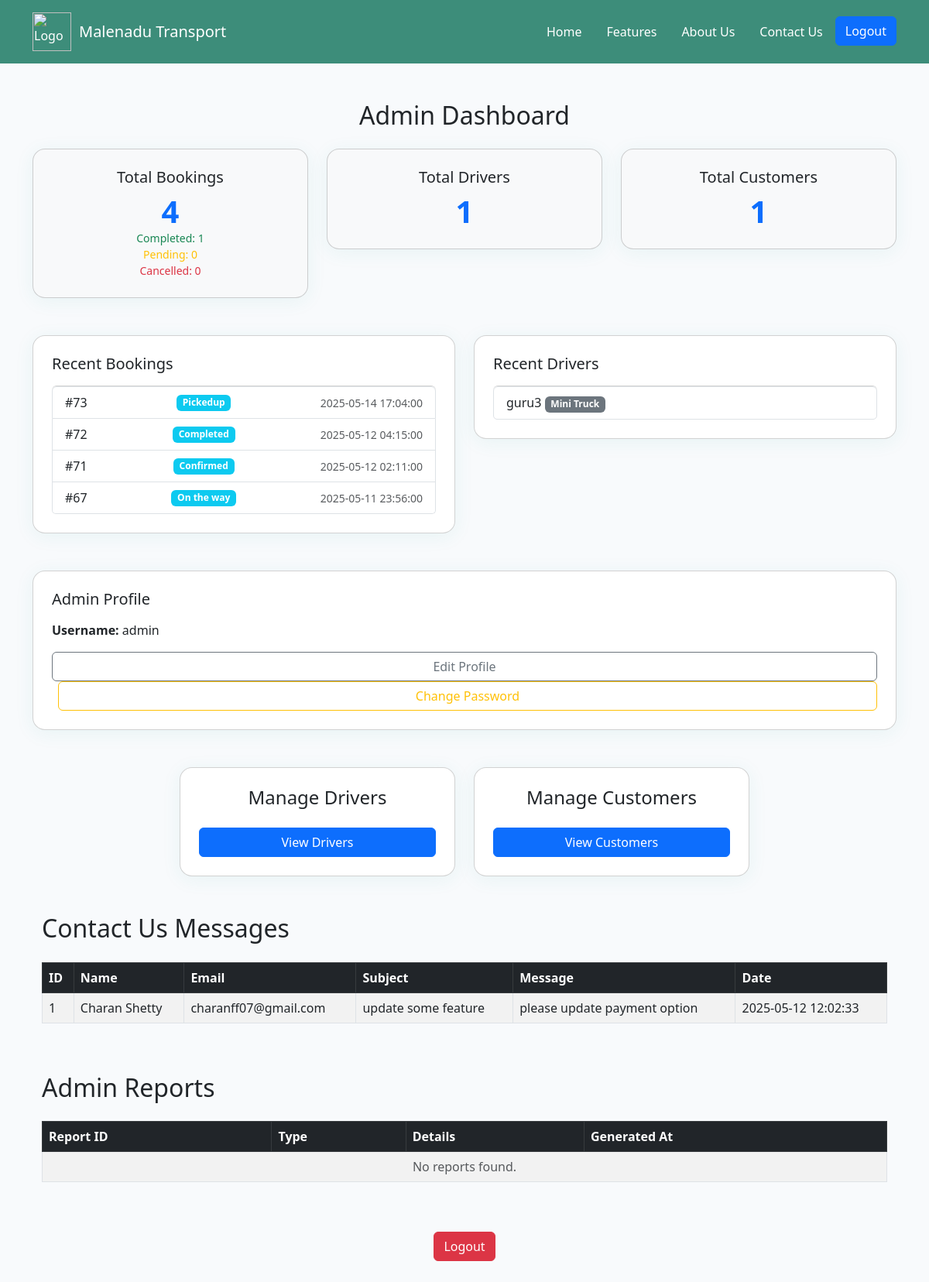
The app's page /admindashboard.php with its own data.
### tables this page shows
CREATE TABLE IF NOT EXISTS `bookings` (
  `booking_id` int NOT NULL AUTO_INCREMENT,
  `user_id` int NOT NULL,
  `customer_name` varchar(100) DEFAULT NULL,
  `phone_number` varchar(20) DEFAULT NULL,
  `vehicle_id` int NOT NULL,
  `pickup_location` text NOT NULL,
  `drop_location` text NOT NULL,
  `date` datetime NOT NULL,
  `status` enum('pending','confirmed','on the way','reached','pickedup','delivered','completed','cancelled') DEFAULT 'pending',
  `cancelled_at` datetime DEFAULT NULL,
  `price` decimal(10,2) NOT NULL,
  `created_at` timestamp NULL DEFAULT CURRENT_TIMESTAMP,
  `vehicle_type` varchar(50) NOT NULL,
  PRIMARY KEY (`booking_id`),
  KEY `customer_id` (`user_id`),
  KEY `vehicle_id` (`vehicle_id`)
);

CREATE TABLE IF NOT EXISTS `drivers` (
  `id` int NOT NULL AUTO_INCREMENT,
  `user_id` int NOT NULL,
  `name` varchar(255) NOT NULL,
  `license_no` varchar(255) NOT NULL,
  `vehicle_reg_no` varchar(255) NOT NULL,
  `vehicle_name` varchar(255) NOT NULL,
  `vehicle_type` varchar(50) DEFAULT NULL,
  `vehicle_photo` varchar(255) NOT NULL,
  `license_verified` tinyint(1) DEFAULT '0',
  `vehicle_verified` tinyint(1) DEFAULT '0',
  `per_km_price` decimal(10,2) DEFAULT NULL,
  `capacity` decimal(5,2) DEFAULT NULL COMMENT 'Capacity in tons',
  `taluk` varchar(100) DEFAULT NULL,
  PRIMARY KEY (`id`),
  KEY `idx_user_id` (`user_id`)
);

CREATE TABLE IF NOT EXISTS `contact_messages` (
  `id` int NOT NULL AUTO_INCREMENT,
  `name` varchar(100) NOT NULL,
  `email` varchar(100) NOT NULL,
  `subject` varchar(255) NOT NULL,
  `message` text NOT NULL,
  `created_at` timestamp NULL DEFAULT CURRENT_TIMESTAMP,
  PRIMARY KEY (`id`)
);

### admindashboard.php (the view, shortened to what this page needs)
<?php
include 'header.php';
include 'db_connect.php';
$booking_stats = [
    'total' => 0,
    'completed' => 0,
    'pending' => 0,
    'cancelled' => 0
];
$res = $conn->query("SELECT COUNT(*) as total, SUM(status='completed') as completed, SUM(status='pending') as pending, SUM(status='cancelled') as cancelled FROM bookings");
if ($row = $res->fetch_assoc()) {
    $booking_stats = $row;
}
$driver_stats = [
    'total' => 0
];
$res = $conn->query("SELECT COUNT(*) as total FROM drivers");
if ($row = $res->fetch_assoc()) {
    $driver_stats = $row;
}
$customer_stats = [
    'total' => 0
];
$res = $conn->query("SELECT COUNT(*) as total FROM users WHERE user_type='customer'");
if ($row = $res->fetch_assoc()) {
    $customer_stats = $row;
}
$messages = $conn->query("SELECT * FROM contact_messages ORDER BY created_at DESC");
?>
<!DOCTYPE html>
<html lang="en">
<head>
    <link href="https://cdn.jsdelivr.net/npm/bootstrap@5.3.0/dist/css/bootstrap.min.css" rel="stylesheet">
</head>
<body>
<div class="container py-5">
    <h2 class="mb-4 text-center">Admin Dashboard</h2>
    <div class="row mb-5">
        <div class="col-md-4">
            <div class="card dashboard-card p-4 text-center bg-light">
                <h5 class="mb-2">Total Bookings</h5>
                <div class="display-6 fw-bold text-primary"><?php echo $booking_stats['total']; ?></div>
                <div class="small text-success">Completed: <?php echo $booking_stats['completed']; ?></div>
                <div class="small text-warning">Pending: <?php echo $booking_stats['pending']; ?></div>
                <div class="small text-danger">Cancelled: <?php echo $booking_stats['cancelled']; ?></div>
            </div>
        </div>
        <div class="col-md-4">
            <div class="card dashboard-card p-4 text-center bg-light">
                <h5 class="mb-2">Total Drivers</h5>
                <div class="display-6 fw-bold text-primary"><?php echo $driver_stats['total']; ?></div>
            </div>
        </div>
        <div class="col-md-4">
            <div class="card dashboard-card p-4 text-center bg-light">
                <h5 class="mb-2">Total Customers</h5>
                <div class="display-6 fw-bold text-primary"><?php echo $customer_stats['total']; ?></div>
            </div>
        </div>
    </div>
    <div class="row mb-5">
        <div class="col-md-6">
            <div class="card dashboard-card p-4">
                <h5 class="mb-3">Recent Bookings</h5>
                <ul class="list-group">
                <?php
                $recent = $conn->query("SELECT booking_id, user_id, status, date FROM bookings ORDER BY date DESC LIMIT 5");
                if ($recent->num_rows > 0) {
                    while ($b = $recent->fetch_assoc()) {
                        echo '<li class="list-group-item d-flex justify-content-between align-items-center">#'.htmlspecialchars($b['booking_id']).' <span class="badge bg-info">'.htmlspecialchars(ucfirst($b['status'])).'</span> <span class="text-muted small">'.htmlspecialchars($b['date']).'</span></li>';
                    }
                } else {
                    echo '<li class="list-group-item">No recent bookings.</li>';
                }
                ?>
                </ul>
            </div>
        </div>
        <div class="col-md-6">
            <div class="card dashboard-card p-4">
                <h5 class="mb-3">Recent Drivers</h5>
                <ul class="list-group">
                <?php
                $recent = $conn->query("SELECT name, vehicle_type FROM drivers ORDER BY id DESC LIMIT 5");
                if ($recent->num_rows > 0) {
                    while ($d = $recent->fetch_assoc()) {
                        echo '<li class="list-group-item">'.htmlspecialchars($d['name']).' <span class="badge bg-secondary">'.htmlspecialchars($d['vehicle_type']).'</span></li>';
                    }
                } else {
                    echo '<li class="list-group-item">No recent drivers.</li>';
                }
                ?>
                </ul>
            </div>
        </div>
    </div>
    <div class="row mb-5">
        <div class="col-md-12">
            <div class="card dashboard-card p-4">
                <h5 class="mb-3">Admin Profile</h5>
                <p><b>Username:</b> <?php echo isset($_SESSION['admin_username']) ? htmlspecialchars($_SESSION['admin_username']) : 'admin'; ?></p>
                <a href="profile.php" class="btn btn-outline-secondary">Edit Profile</a>
                <a href="update_password.php" class="btn btn-outline-warning ms-2">Change Password</a>
            </div>
        </div>
    </div>
    <div class="row g-4 justify-content-center">
        <div class="col-md-4">
            <div class="card dashboard-card p-4 text-center">
                <h4>Manage Drivers</h4>
                <a href="managdriver.php" class="btn btn-primary mt-3">View Drivers</a>
            </div>
        </div>
        <div class="col-md-4">
            <div class="card dashboard-card p-4 text-center">
                <h4>Manage Customers</h4>
                <a href="managcustomer.php" class="btn btn-primary mt-3">View Customers</a>
            </div>
        </div>
    </div>
    <div class="container my-5">
        <h2 class="mb-4">Contact Us Messages</h2>
        <div class="table-responsive">
            <table class="table table-bordered table-striped">
                <thead class="table-dark">
                    <tr>
                        <th>ID</th>
                        <th>Name</th>
                        <th>Email</th>
                        <th>Subject</th>
                        <th>Message</th>
                        <th>Date</th>
                    </tr>
                </thead>
                <tbody>
                <?php if ($messages && $messages->num_rows > 0): ?>
                    <?php while ($row = $messages->fetch_assoc()): ?>
                    <tr>
                        <td><?php echo $row['id']; ?></td>
                        <td><?php echo htmlspecialchars($row['name']); ?></td>
                        <td><?php echo htmlspecialchars($row['email']); ?></td>
                        <td><?php echo htmlspecialchars($row['subject']); ?></td>
                        <td><?php echo nl2br(htmlspecialchars($row['message'])); ?></td>
                        <td><?php echo $row['created_at']; ?></td>
                    </tr>
                    <?php endwhile; ?>
                <?php else: ?>
                    <tr><td colspan="6" class="text-center text-muted">No messages found.</td></tr>
                <?php endif; ?>
                </tbody>
            </table>
        </div>
    </div>
    <div class="container my-5">
        <h2 class="mb-4">Admin Reports</h2>
        <div class="table-responsive">
            <table class="table table-bordered table-striped">
                <thead class="table-dark">
                    <tr>
                        <th>Report ID</th>
                        <th>Type</th>
                        <th>Details</th>
                        <th>Generated At</th>
                    </tr>
                </thead>
                <tbody>
                <?php
                $reports = $conn->query("SELECT * FROM admin_reports ORDER BY generated_at DESC");
                if ($reports && $reports->num_rows > 0):
                    while ($report = $reports->fetch_assoc()): ?>
                    <tr>
                        <td><?php echo $report['report_id']; ?></td>
                        <td><?php echo ucfirst(str_replace('_', ' ', $report['report_type'])); ?></td>
                        <td style="max-width:350px; white-space:pre-wrap; word-break:break-word;"><?php echo nl2br(htmlspecialchars($report['details'])); ?></td>
                        <td><?php echo $report['generated_at']; ?></td>
                    </tr>
                    <?php endwhile; ?>
                <?php else: ?>
                    <tr><td colspan="4" class="text-center text-muted">No reports found.</td></tr>
                <?php endif; ?>
                </tbody>
            </table>
        </div>
    </div>
    <div class="text-center mt-5">
        <a href="logout.php" class="btn btn-danger">Logout</a>
    </div>
</div>
</body>
</html>

### admindashboard.php (style rules this page uses)
body { background: #f8fafc; }
.dashboard-card { border-radius: 1rem; box-shadow: 0 4px 24px 0 rgba(38,166,154,0.08); transition: box-shadow 0.2s; }

### records on screen
bookings: booking_id "73", status "Pickedup", date "2025-05-14 17:04:00"
bookings: booking_id "72", status "Completed", date "2025-05-12 04:15:00"
bookings: booking_id "71", status "Confirmed", date "2025-05-12 02:11:00"
bookings: booking_id "67", status "On the way", date "2025-05-11 23:56:00"
drivers: name "guru3", vehicle_type "Mini Truck"
contact_messages: id "1", name "Charan Shetty", email "charanff07@gmail.com", subject "update some feature", message "please update payment option", created_at "2025-05-12 12:02:33"

### other values on screen
$booking_stats['total'] "4"
$booking_stats['completed'] "1"
$booking_stats['pending'] "0"
$booking_stats['cancelled'] "0"
$driver_stats['total'] "1"
$customer_stats['total'] "1"
